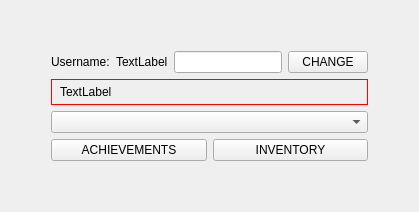
      <widget class="QWidget" name="page_profile">
       <layout class="QGridLayout" name="gridLayout_28">
        <item row="0" column="2">
         <spacer name="horizontalSpacer_3">
          <property name="orientation">
           <enum>Qt::Horizontal</enum>
          </property>
          <property name="sizeHint" stdset="0">
           <size>
            <width>40</width>
            <height>20</height>
           </size>
          </property>
         </spacer>
        </item>
        <item row="0" column="0">
         <spacer name="horizontalSpacer_5">
          <property name="orientation">
           <enum>Qt::Horizontal</enum>
          </property>
          <property name="sizeHint" stdset="0">
           <size>
            <width>40</width>
            <height>20</height>
           </size>
          </property>
         </spacer>
        </item>
        <item row="0" column="1">
         <layout class="QGridLayout" name="gridLayout_profile">
          <item row="1" column="1">
           <widget class="QLabel" name="label_profile_username_">
            <property name="text">
             <string>TextLabel</string>
            </property>
           </widget>
          </item>
          <item row="1" column="2">
           <widget class="QLineEdit" name="lineEdit_profile_username">
            <property name="maxLength">
             <number>16</number>
            </property>
           </widget>
          </item>
          <item row="3" column="0" colspan="4">
           <widget class="QComboBox" name="comboBox_profile_game"/>
          </item>
          <item row="5" column="0" colspan="4">
           <spacer name="verticalSpacer_2">
            <property name="orientation">
             <enum>Qt::Vertical</enum>
            </property>
            <property name="sizeHint" stdset="0">
             <size>
              <width>20</width>
              <height>40</height>
             </size>
            </property>
           </spacer>
          </item>
          <item row="0" column="0" colspan="4">
           <spacer name="verticalSpacer_3">
            <property name="orientation">
             <enum>Qt::Vertical</enum>
            </property>
            <property name="sizeHint" stdset="0">
             <size>
              <width>20</width>
              <height>40</height>
             </size>
            </property>
           </spacer>
          </item>
          <item row="4" column="0" colspan="4">
           <layout class="QHBoxLayout" name="horizontalLayout_4">
            <item>
             <widget class="QPushButton" name="pushButton_profile_achievements">
              <property name="text">
               <string>ACHIEVEMENTS</string>
              </property>
             </widget>
            </item>
            <item>
             <widget class="QPushButton" name="pushButton_profile_inventory">
              <property name="text">
               <string>INVENTORY</string>
              </property>
             </widget>
            </item>
           </layout>
          </item>
          <item row="1" column="3">
           <widget class="QPushButton" name="pushButton_profile_username">
            <property name="minimumSize">
             <size>
              <width>80</width>
              <height>0</height>
             </size>
            </property>
            <property name="text">
             <string>CHANGE</string>
            </property>
           </widget>
          </item>
          <item row="1" column="0">
           <widget class="QLabel" name="label_profile_username">
            <property name="text">
             <string>Username:</string>
            </property>
           </widget>
          </item>
          <item row="2" column="0" colspan="4">
           <widget class="QLabel" name="label_profile_error">
            <property name="styleSheet">
             <string notr="true">border:1px solid red;
padding: 5px;</string>
            </property>
            <property name="text">
             <string>TextLabel</string>
            </property>
           </widget>
          </item>
         </layout>
        </item>
       </layout>
      </widget>
